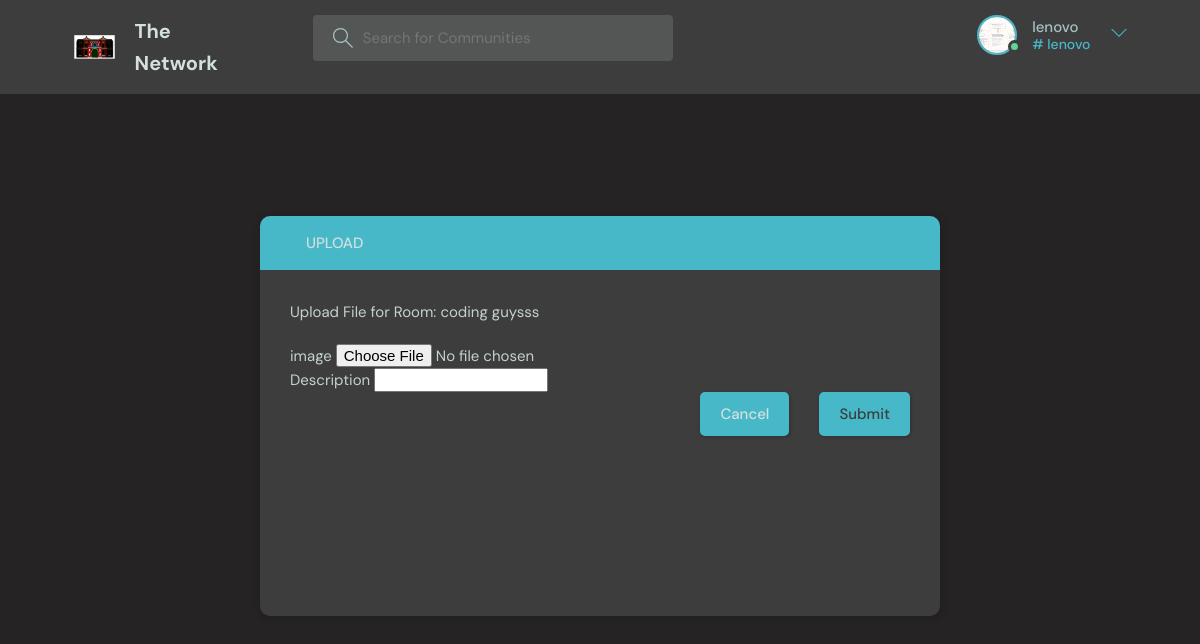
The page /upload/2/ (signed in) on the database its author committed.
### app1/models.py (models this page shows, shortened)
class User(AbstractUser):
    name=models.CharField(max_length=200,null=True)
    email=models.EmailField(unique=True,null=True)
    bio=models.TextField(null=True)
    year=models.CharField(max_length=200,default="none",choices=[
      ('First','First'),
      ('Second','Second'),
      ('Third','Third'),
      ('Fourth','Fourth'),
   ])
    branch=models.CharField(max_length=200,default="none",choices=[
      ('CSE','CSE'),
      ('ISE','ISE'),
      ('AI-ML','AI-ML'),
      ('ECE','ECE'),
      ('EEE','EEE'),
      ('MECHE','MECH'),
   ])
    interests=models.CharField(max_length=50,null=True,default="none")
    avatar = models.FileField(null=True,default="none")

class Room(models.Model):
    host =models.ForeignKey(User,  on_delete=models.SET_NULL, null=True)
    topicname=models.ForeignKey(Topic, on_delete=models.SET_NULL, null=True)
    name=models.CharField(max_length=200)
    description=models.TextField(null=True,blank=True)
    updated=models.DateTimeField(auto_now=True)
    created=models.DateTimeField(auto_now_add=True)
    participants=models.ManyToManyField(
       User,related_name='participants',blank=True)
    Photo=models.FileField(default='None')
    class Meta:
       ordering=['-updated','-created']

### app1/views.py (the view, shortened to what this page needs)
# urls.py: path('upload/<str:pk>/',views.uploads,name='upload'),
@login_required(login_url='login')
def uploads(request, pk):
    room = get_object_or_404(Room, id=pk)
    return render(request, 'upload.html', {'room': room})

### app1/templates/upload.html (shortened to what this page needs)
{% extends 'base.html' %} {% block start %}
<main class="create-room layout">
  <div class="container">
    <div class="layout__box">
      <div class="layout__boxHeader">
        <div class="layout__boxTitle">
          <a href="{{request.META.HTTP_REFERER}}">
            <svg
              version="1.1"
              xmlns="http://www.w3.org/2000/svg"
              width="32"
              height="32"
              viewBox="0 0 32 32"
            >
              <title>arrow-left</title>
              <path
                d="M13.723 2.286l-13.723 13.714 13.719 13.714 1.616-1.611-10.96-10.96h27.625v-2.286h-27.625l10.965-10.965-1.616-1.607z"
              ></path>
            </svg>
          </a>
          <h3>Upload</h3>
        </div>
      </div>
      <div class="layout__body">
        <form method="POST" action=" " enctype="multipart/form-data">
          <div class="form__group">
            <label for="upload-image"
              >Upload File for Room: {{ room.name }}</label
            >
          </div>
          <div class="form-group">
            <label for="upload-image">image</label>
            <input type="file" class="form-control-file" name="image" />
          </div>
          <div class="form-group">
            <label for="room_description"> Description</label>
            <input type="text" class="form-control-file" name="description" />
          </div>
          <div class="form__action">
            <a class="btn btn--dark" href="{{request.META.HTTP_REFERER}}"
              >Cancel</a
            >
            <button class="btn btn--main" type="submit">Submit</button>
          </div>
        </form>
      </div>
    </div>
  </div>
</main>
{% endblock %}

### app1/templates/navbar.html (shortened to what this page needs)
{% load static %}
<div>
  <header class="header header--loggedIn">
    <div class="container">
      <a href="{% url 'home' %}" class="header__logo">
        <h1>The Network</h1>
      </a>
      <form class="header__search" method="GET" action="{% url 'home' %}">
        <label>
          <input name="q" placeholder="Search for Communities" />
        </label>
      </form>
      <nav class="header__menu">
        {% if request.user.is_authenticated %}
        <div class="header__user">
          <a href="{% url 'userupdate' %}">
            <div class="avatar avatar--medium active">
              <img src="{{request.user.avatar.url}}" />
            </div>
            <p>
              {{request.user.username}} <span># {{request.user.username}}</span>
            </p>
          </a>
          <button class="dropdown-button">
            <svg
              version="1.1"
              xmlns="http://www.w3.org/2000/svg"
              width="32"
              height="32"
              viewBox="0 0 32 32"
            >
              <title>chevron-down</title>
              <path d="M16 21l-13-13h-3l16 16 16-16h-3l-13 13z"></path>
            </svg>
          </button>
        </div>
        {% else %}
        <a href="{% url 'login' %}">
          <img src="{% static 'images/avatar.svg' %}" />
          <p>Login</p>
        </a>
        {% endif %}
      </nav>
    </div>
  </header>
</div>

### app1/templates/base.html (style rules this page uses)
:root { --color-main: #47b8c7; --color-main-light: #e1f6fb; --color-dark: #3d3d3d; --color-dark-medium: #545555; --color-dark-light: #47b8c7; --color-light: #d5dfdf; --color-gray: #a6c2c2; --color-light-gray: #c4d1d1; --color-bg: #252323; --color-success: #5dd693; --color-error: #fc4b0b; }
* { font-family: "DM Sans", -apple-system, BlinkMacSystemFont, "Segoe UI", Roboto, Oxygen, Ubuntu, Cantarell, "Open Sans", "Helvetica Neue", sans-serif; margin: 0; padding: 0; box-sizing: border-box; text-rendering: optimizeLegibility; font-size: inherit; }
html { font-size: 56.25%; }
@media only screen and (min-width: 1200px) { html { font-size: 62.5%; } }
body { line-height: 1.6; font-weight: 400; font-size: 1.5rem; color: var(--color-light-gray); background-color: var(--color-bg); min-height: 100vh; }
img { width: 100%; }
a { display: inline-block; color: var(--color-main); text-decoration: none; }
.container { max-width: 120rem; width: 90%; margin: auto; }
.btn { background-color: transparent; border: none; display: inline-flex; align-items: center; gap: 1rem; cursor: pointer; transition: all ease-in-out 0.3s; padding: 1rem 2rem; border-radius: 5px; box-shadow: 1px 1px 3px 1px rgba(0, 0, 0, 0.15); font-weight: 500; }
.btn--main { background-color: var(--color-main); color: var(--color-dark); }
.btn--dark { background-color: var(--color-dark-light); color: var(--color-light); }
.avatar { position: relative; display: inline-block; border-radius: 50%; border: 2px solid var(--color-main); }
.avatar img { display: block; border-radius: 50%; object-fit: cover; object-position: center; }
.avatar::after { content: ""; display: block; position: absolute; background-color: var(--color-gray); z-index: 111; border-radius: 50%; border: 0.3rem solid var(--color-dark); }
.avatar.active::after { background-color: var(--color-success); }
.avatar.avatar--medium img { width: 3.6rem; height: 3.6rem; border-radius: 50%; }
.avatar.avatar--medium:after { width: 0.7rem; height: 0.7rem; bottom: 0px; right: -6px; }
.header { padding: 1.5rem; background-color: var(--color-dark); }
.header > .container { display: flex; gap: 9.5rem; }
.header__logo, .header__user { display: flex; gap: 2rem; align-items: center; }
.header__logo > h1 { font-weight: 700; font-size: 2rem; color: var(--color-light); }
.header__search > label { background-color: var(--color-dark-medium); padding: 1.3rem 1rem; display: flex; align-items: center; gap: 1rem; border-radius: 4px; }
.header__search svg { fill: var(--color-gray); width: 2rem; height: 2rem; margin-left: 1rem; }
.header__search input { width: 30rem; background: transparent; border: none; outline: none; color: var(--color-light); }
.header__menu { margin-left: auto; position: relative; }
.header__menu a { display: flex; gap: 1.5rem; align-items: center; font-weight: 500; text-decoration: none; color: var(--color-gray); }
.header__menu img { height: 3.6rem; }
.header__menu p { line-height: 1.2; }
.header__menu span { color: var(--color-main); font-weight: 500; font-size: 1.4rem; display: block; }
.header__menu svg { width: 1.6rem; height: 1.6rem; fill: var(--color-dark-light); }
.dropdown-button { background: transparent; border: 0; outline: 0; cursor: pointer; }
.layout { margin-top: 2.4rem; }
.layout > .container { display: flex; justify-content: space-between; align-items: flex-start; }
.layout__box { width: 90%; max-width: 48rem; min-height: 40rem; position: absolute; top: 50%; left: 50%; transform: translate(-50%, -46%); background-color: var(--color-dark); border-radius: 1rem; box-shadow: 1px 1px 6px 3px rgba(0, 0, 0, 0.1); overflow: hidden; }
.layout__boxHeader { display: flex; padding: 1.5rem; background-color: var(--color-dark-light); }
.layout__boxTitle { display: flex; gap: 1.5rem; align-items: center; }
.layout__boxTitle h3 { text-transform: uppercase; font-weight: 500; color: var(--color-light); }
.layout__boxTitle svg { width: 1.6rem; height: 1.6rem; fill: var(--color-main); }
.layout__body { margin: 3rem; }
.form__group { margin-bottom: 2rem; width: 100%; }
.form__group label { display: block; font-size: 1.5rem; margin-bottom: 1rem; }
.form__action { display: flex; justify-content: flex-end; gap: 3rem; }
.create-room.layout .layout__box { max-width: 68rem; }

### rows shown on the page
User: user.avatar (picture), user.username "lenovo"
Room: name "coding guysss"
